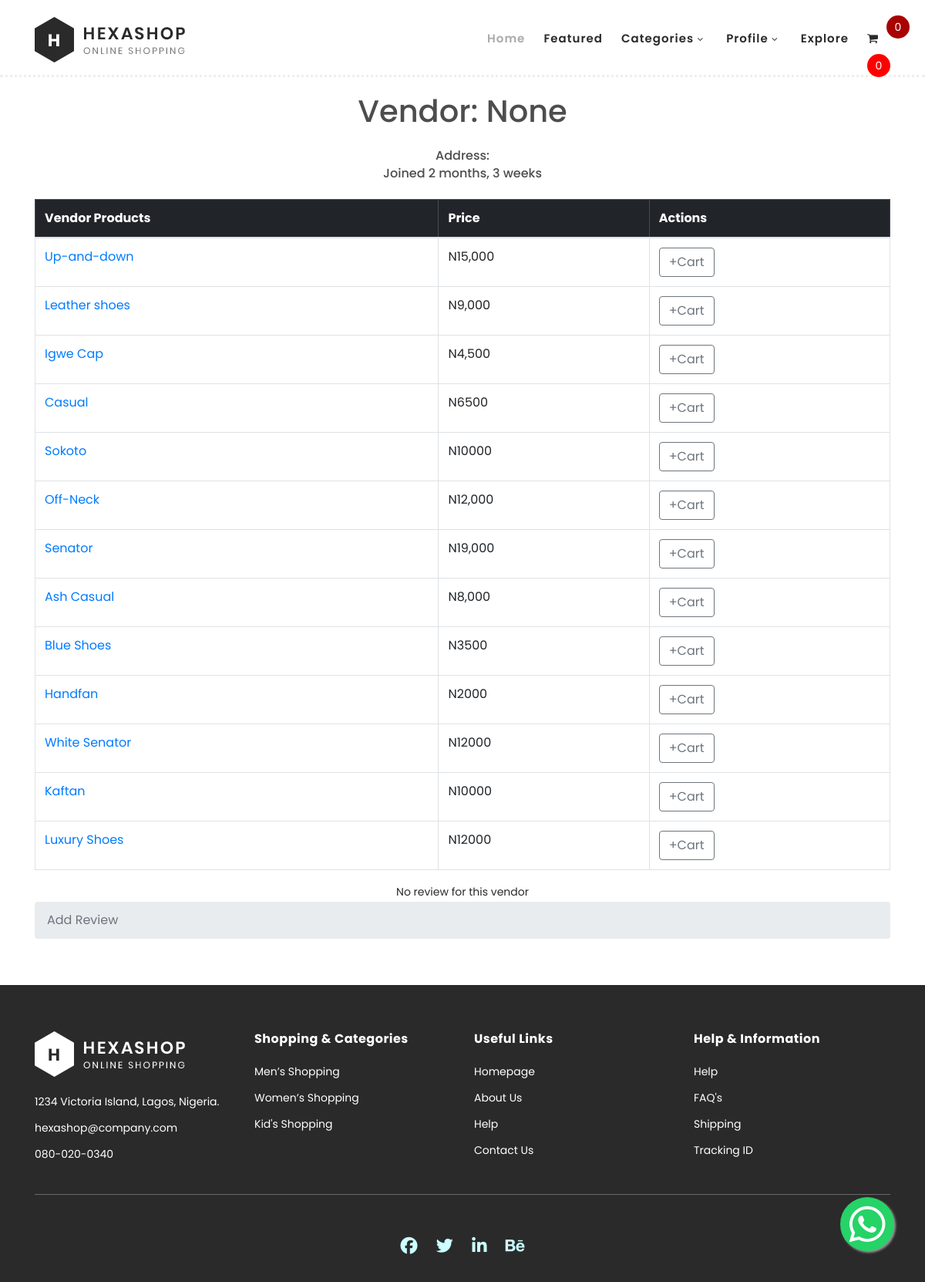
The page /vendor/2/ on the database its author committed.
### base/models.py (models this page shows, shortened)
class Customer(models.Model):
    user = models.OneToOneField(User, null=True, blank=True, on_delete=models.CASCADE)
    username = models.CharField(max_length=200, null=True)
    email = models.CharField(max_length=200)
    address = models.CharField(max_length=200)
    date_joined = models.DateTimeField(auto_now_add=True)
    is_vendor = models.BooleanField(default=True, null=True, blank=True)
    def get_vendor_products(self):
        return Product.objects.filter(vendor=self)

class Product(models.Model):
    name = models.CharField(max_length=200)
    price = models.CharField(max_length=200)
    digital = models.BooleanField(default=False, null=True, blank=True)
    image = models.ImageField(null=True, blank=True)
    vendor = models.ForeignKey(Customer, on_delete=models.SET_NULL, null=True, blank=True, limit_choices_to={'is_vendor': True})
    status = models.CharField(choices=post_status,default='pending',max_length=200)
    category = models.ForeignKey(Category, on_delete=models.CASCADE, null=True)
    description = models.TextField(blank=True, max_length=200,null=True)
    likes = models.ManyToManyField(User,related_name='blog_posts')
    favorite = models.ManyToManyField(User,related_name='products')
    created = models.DateTimeField(auto_now_add=True)
    class Meta:
        ordering = ('-created',)

### base/views.py (the view)
# urls.py: path('vendor/<int:vendor_id>/', views.vendor_products, name='vendor_products'),
def vendor_products(request, vendor_id):
    data = cartData(request)
    cartItems = data['cartItems']
    order = data['order']
    items = data['items']
    vendor = Customer.objects.get(pk=vendor_id)
    vendor_reviews = Review.objects.filter(vendor=vendor)
    products = vendor.get_vendor_products()
    return render(request, 'base/vendor_products.html', {'vendor': vendor,'vendor_reviews': vendor_reviews, 'products': products,      'cartItems': cartItems,
        'order': order,
        'items': items,})

### base/utils.py (called while the page is built, shortened)
def cookieCart(request):
    try:
        cart = json.loads(request.COOKIES['cart'])
    except:
        cart = {}
        print('CART:', cart)
    items = []
    order = {'get_cart_total': 0, 'get_cart_items': 0, 'shipping': False}
    cartItems = order['get_cart_items']
    return {'cartItems': cartItems, 'order': order, 'items': items}

### base/templates/base/vendor_products.html (shortened to what this page needs)
{% extends 'main.html' %}
{% load static %}
{% block content %}
<br>
<br><br>
{% if products %}
    <div class="container mt-5">
       <h1 class="text-center mb-4">Vendor: {{ vendor.username }}</h1>
       <h6 class="text-center mb-1">Address: {{ vendor.address }}</h6>
       <h6 class="text-center mb-4">Joined {{vendor.date_joined| timesince}}</h6>
        <div class="table-responsive">
            <table class="table table-bordered table-hover">
                <thead class="table-dark">
                    <tr>
                        <th scope="col">Vendor Products</th>
                        <th scope="col">Price</th>
                        <th scope="col">Actions</th>
                    </tr>
                </thead>
                <tbody>
                    {% for product in products %}
                        <tr>
                            <td><a href="{% url 'eachproduct' product.id %}">{{ product.name }}</a></td>
                            <td>N{{ product.price }}</td>
                            <td>
                                <button
                                    data-product="{{ product.id }}"
                                    data-action="add"
                                    class="btn btn-outline-secondary add-btn update-cart"
                                    data-url="{% url 'update_user_order' %}"
                                >
                                    +Cart
                                </button>
                            </td>
                        </tr>
                    {% endfor %}
                </tbody>
            </table>
        </div>
{% else %}
This Vendor has no product
{% endif %}
{% if vendor_reviews %}
    <div class="row text-center m-2">
        {% for review in vendor_reviews %}
            <div class="card my-3 col-lg-4">
                <div class="card-body py-4 mt-2  ">
                    <div class="media g-mb-30 media-comment">
                        <div class="media-body">
                        {% if review.customer.username  %}
                            <h5 class="font-weight-bold">{{ review.customer.username }}</h5>
                               {% else %}
                               <h5 class="font-weight-bold">Anonymous</h5>
                        {% endif %}
                            <h6 class="font-weight-light my-3">{{ review.date_created|timesince }} ago</h6>
                            <!-- <ul class="list-unstyled d-flex justify-content-center">
                                {% for star in review.stars %}
                                    <li><i class="fas fa-star fa-sm text-info"></i></li>
                                {% endfor %}
                                {% if review.rating < 5 %}
                                    <li><i class="fas fa-star-half-alt fa-sm text-info"></i></li>
                                {% endif %}
                            </ul> -->
 <ul class="list-unstyled d-flex justify-content-center">
                {% for star in review.stars %}
                    <li><i class="fas fa-star fa-sm text-warning"></i></li>
                {% endfor %}
                {% if review.rating < 1 %}
                    <li><i class="fas fa-star-half-alt fa-sm text-info"></i></li>
                {% endif %}
            </ul>
                            <p class="mb-2">
                                <i class="fas fa-quote-left pe-2"></i>{{ review.content }}
                            </p>
                        </div>
                    </div>
                    {% if request.user == review.customer.user %}
                  <div class="row">
                            <div class="col"><button class="btn btn-outline-secondary"> <a href="{% url 'update_review' review.pk%}"> Edit</a>  </button></div>
                            <div class="col"><button class="btn btn-outline-secondary"> <a href="{% url 'delete_review' review.pk%}"> Delete</a>  </button></div>
                     </div></p>
                     {% endif %}
                </div>
            </div>
        {% endfor %}
    </div>
            {% else %}
                    <div class="d-flex align-items-center justify-content-center">
                        <p>No review for this vendor</p>
                    </div>
            {% endif %}
        <section style="color: #000; background-color: #ffffff;">
            <nav aria-label="breadcrumb">
                <ol class="breadcrumb">
                <a href="{% url 'add_vendor_review' vendor_id=vendor.id %}">
    <li class="breadcrumb-item active" aria-current="page">Add Review</li>
</a>
                </ol>
            </nav>
        </section>
    </div>
{% endblock content %}

### static/css/main.css (style rules this page uses)
body { margin: 0; padding: 0; font-family: Arial, sans-serif; font-size: 16px; }
h1, h2, h3, h4, h5, h6 { color: hsl(0, 0%, 30%); font-weight: bold; }
.btn { border-radius: 0; }

### static/assets/css/templatemo-hexashop.css (style rules this page uses)
html, body, div, span, applet, object, iframe, h1, h2, h3, h4, h5, h6, p, blockquote, div pre, a, abbr, acronym, address, big, cite, code, del, dfn, em, font, img, ins, kbd, q, s, samp, small, strike, strong, sub, sup, tt, var, b, u, i, center, dl, dt, dd, ol, ul, li, figure, header, nav, section, article, aside, footer, figcaption { margin: 0; padding: 0; border: 0; outline: 0; }
ul, li { padding: 0; margin: 0; list-style: none; }
header, nav, section, article, aside, footer, hgroup { display: block; }
* { box-sizing: border-box; }
html, body { font-family: 'Poppins', sans-serif; font-weight: 400; background-color: #fff; font-size: 16px; -ms-text-size-adjust: 100%; -webkit-font-smoothing: antialiased; -moz-osx-font-smoothing: grayscale; }
a { text-decoration: none !important; }
h1, h2, h3, h4, h5, h6 { margin-top: 0px; margin-bottom: 0px; }
p { font-size: 14px; line-height: 25px; color: #2a2a2a; }
html, body { background: #fff; font-family: 'Poppins', sans-serif; }

### rows shown on the page
Customer: username "None", date_joined "2 months, 3 weeks"
Product: name "Up-and-down", price "15,000"
Product: name "Leather shoes", price "9,000"
Product: name "Igwe Cap", price "4,500"
Product: name "Casual", price "6500"
Product: name "Sokoto", price "10000"
Product: name "Off-Neck", price "12,000"
Product: name "Senator", price "19,000"
Product: name "Ash Casual", price "8,000"
Product: name "Blue Shoes", price "3500"
Product: name "Handfan", price "2000"
Product: name "White Senator", price "12000"
Product: name "Kaftan", price "10000"
Product: name "Luxury Shoes", price "12000"

### other values the page prints
{{ cartItems }} "0"
